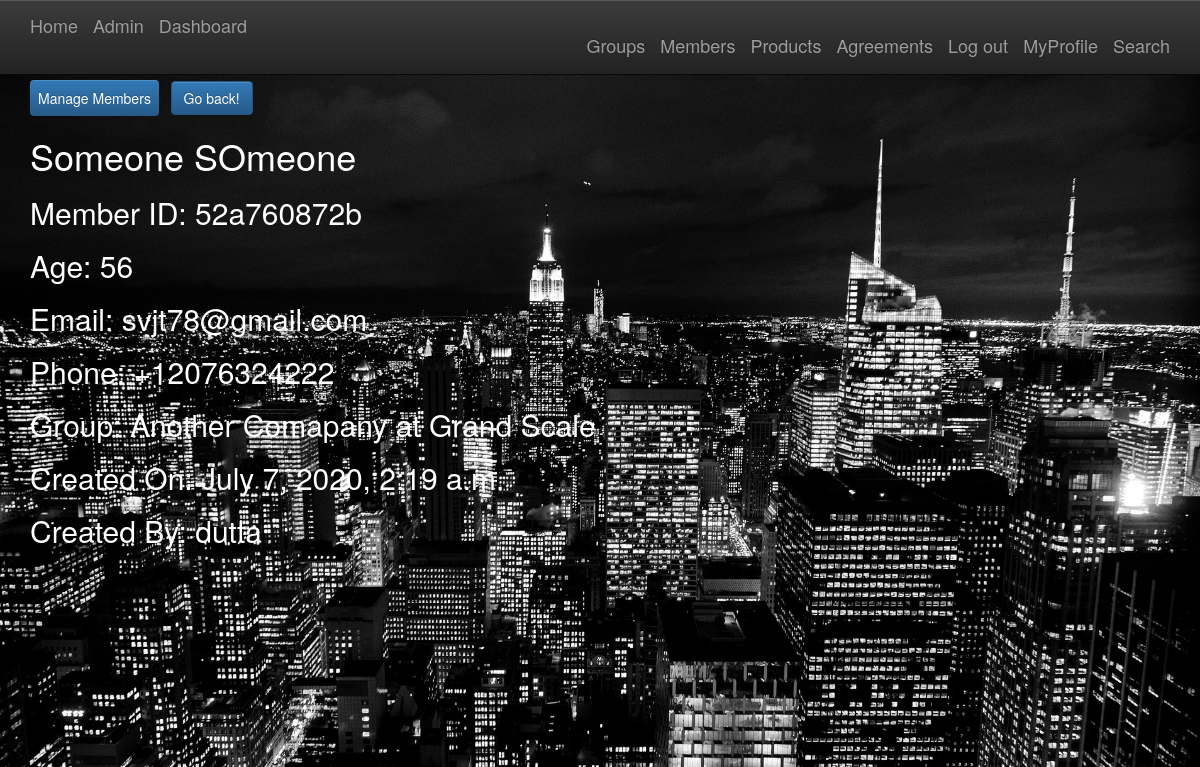
The page /members/1593916620593/ (signed in) on the database its author committed.
### members/models.py (models this page shows, shortened)
class Member(models.Model):
    memberid = models.CharField(max_length=255, null=True, blank=True)
    name = models.CharField(max_length=256)
    slug = models.SlugField(allow_unicode=True)
    age = models.PositiveIntegerField()
    email = models.EmailField(max_length=254, blank=True, null=True)
    phone = PhoneNumberField(null=True, blank=True, unique=False)
    group = models.ForeignKey(Group, on_delete=models.SET_NULL, null=True, blank=True, related_name="member_set")
    creator = models.ForeignKey(User, on_delete=models.SET_NULL, null=True, blank=True)
    member_date = models.DateTimeField(auto_now=True)
    class Meta:
        ordering = ["-member_date"]

### groups/models.py (models this page shows, shortened)
class Group(models.Model):
    groupid = models.CharField(max_length=255, null=True, blank=True)
    name = models.CharField(max_length=255)
    slug = models.SlugField(allow_unicode=True)
    description = models.TextField(blank=True, default='')
    description_html = models.TextField(editable=False, default='', blank=True)
    purpose = models.CharField(max_length=255, null=True, default='', blank=True)
    creator = models.ForeignKey(User, on_delete=models.SET_NULL, null=True, blank=True)
    group_date = models.DateTimeField(auto_now=True)
    def __str__(self):
        return self.name
    class Meta:
        ordering = ["-group_date"]
        unique_together = ("slug", "purpose", "group_date")

### members/views.py (the view)
# urls.py: url(r"^(?P<pk>\d+)/$",views.SingleMember.as_view(),name='single'),
class SingleMember(LoginRequiredMixin, generic.DetailView):
    context_object_name = 'member_details'
    model = models.Member
    template_name = 'members/member_detail.html'

### members/templates/members/member_detail.html (shortened to what this page needs)
{% extends "members/member_base.html" %}
{% block premember %}
<div class="dropdown">
  <button class="dropbtn btn btn-primary btn-large">Manage Members</button>
</div>
<input type="button" class="btn btn-primary btn-large" value="Go back!" onclick="history.back()">
<h1>{{member_details.name}}</h1>
<h2>Member ID: {{member_details.memberid}}</h2>
<h2>Age: {{member_details.age}}</h2>
<h2>Email: {{member_details.email}}</h2>
<h2>Phone: {{member_details.phone}}</h2>
<h2>Group: {{member_details.group}}</h2>
<h2>Created On: {{member_details.member_date}}</h2>
<h2>Created By: {{member_details.creator}}</h2>
{% endblock %}

### static/simplesocial/css/master.css (style rules this page uses)
body { margin: 0; overflow: scroll; background-color: black; color:white; }
html, body { background: #000; height: 100%; }
.dropbtn { color: white; padding: 8px; font-size: 14px; border: none; }
.dropdown { position: relative; display: inline-block; }

### rows shown on the page
Member: name "Someone SOmeone", memberid "52a760872b", age "56", email "svjt78@gmail.com", phone "+12076324222", group "Another Comapany at Grand Scale", member_date "July 7, 2020, 2:19 a.m.", creator "dutta"
